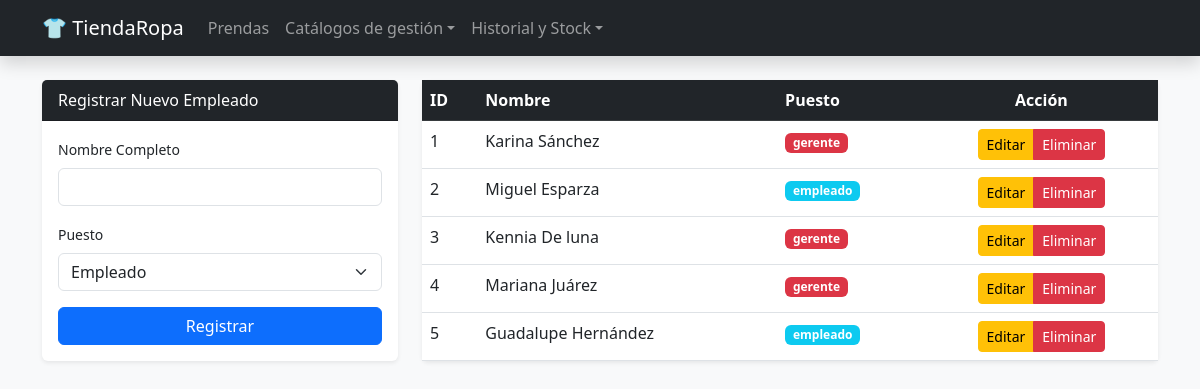
The page /tienda_ropa/empleados.php on the database its author committed.
### tables this page shows
CREATE TABLE `empleado` (
  `id_empleado` int(11) NOT NULL,
  `nombre` varchar(100) NOT NULL,
  `puesto` varchar(20) NOT NULL
);

### tienda_ropa/empleados.php (the view, shortened to what this page needs)
<?php
include 'db.php';
?>
<!DOCTYPE html>
<html lang="es">
<head>
    <link href="https://cdn.jsdelivr.net/npm/bootstrap@5.3.0/dist/css/bootstrap.min.css" rel="stylesheet">
</head>
<body class="bg-light">
    <?php include 'header.php'; ?>
    <div class="container">
        <div class="row">
            <div class="col-md-4">
                <div class="card shadow-sm border-0">
                    <div class="card-header bg-dark text-white">Registrar Nuevo Empleado</div>
                    <form class="card-body" method="POST">
                        <div class="mb-3">
                            <label class="form-label small">Nombre Completo</label>
                            <input type="text" name="nombre" class="form-control" required>
                        </div>
                        <div class="mb-3">
                            <label class="form-label small">Puesto</label>
                            <select name="puesto" class="form-select">
                                <option value="empleado">Empleado</option>
                            </select>
                        </div>
                        <button name="add" class="btn btn-primary w-100">Registrar</button>
                    </form>
                </div>
            </div>
            <div class="col-md-8">
                <div class="card shadow-sm border-0">
                    <table class="table table-hover mb-0">
                        <thead class="table-dark">
                            <tr>
                                <th>ID</th>
                                <th>Nombre</th>
                                <th>Puesto</th>
                                <th class="text-center">Acción</th>
                            </tr>
                        </thead>
                        <tbody>
                            <?php
                            $res = $conn->query("SELECT * FROM empleado");
                            while($row = $res->fetch()){
                                echo "<tr>
                                        <td>{$row['id_empleado']}</td>
                                        <td>{$row['nombre']}</td>
                                        <td><span class='badge " . ($row['puesto'] == 'gerente' ? 'bg-danger' : 'bg-info') . "'>{$row['puesto']}</span></td>
                                        <td class='text-center'>
                                            <div class='btn-group'>
                                                <button class='btn btn-sm btn-warning'
                                                    onclick='abrirEditar({$row['id_empleado']}, \"{$row['nombre']}\", \"{$row['puesto']}\")'>
                                                    Editar
                                                </button>
                                                <a href='empleados.php?delete={$row['id_empleado']}'
                                                   class='btn btn-sm btn-danger'
                                                   onclick='return confirm(\"¿Estás seguro de eliminar este empleado?\")'>
                                                    Eliminar
                                                </a>
                                            </div>
                                        </td>
                                      </tr>";
                            }
                            ?>
                        </tbody>
                    </table>
                </div>
            </div>
        </div>
    </div>
</body>
</html>

### rows shown on the page
empleado: id_empleado "1", nombre "Karina Sánchez", puesto "gerente"
empleado: id_empleado "2", nombre "Miguel Esparza", puesto "empleado"
empleado: id_empleado "3", nombre "Kennia De luna", puesto "gerente"
empleado: id_empleado "4", nombre "Mariana Juárez", puesto "gerente"
empleado: id_empleado "5", nombre "Guadalupe Hernández", puesto "empleado"
